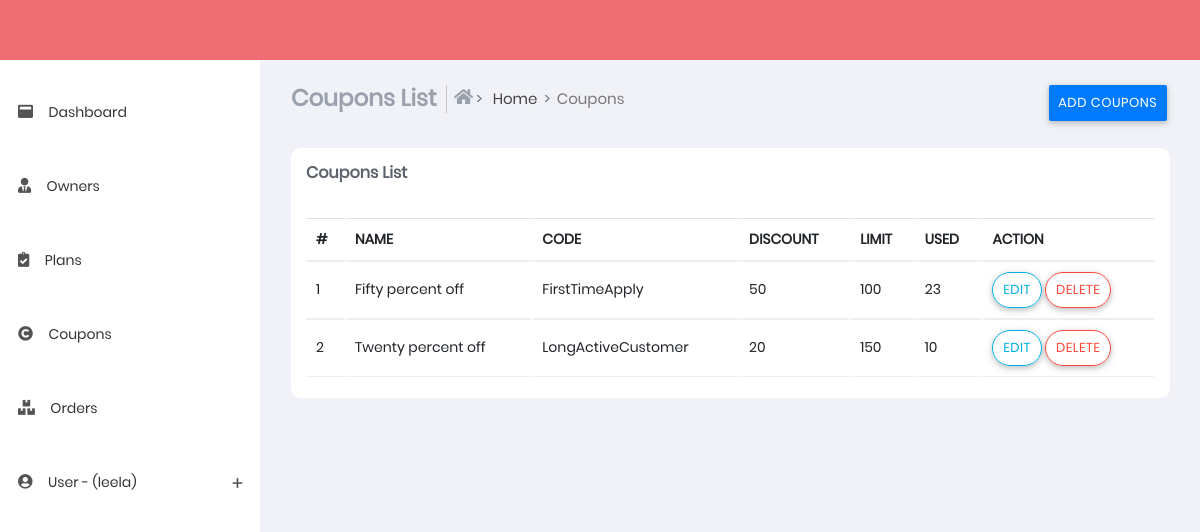
Screenshot of /coupons (signed in) with the database file from the repository.
### sub_part/models.py (models this page shows, shortened)
class couponcodes(models.Model):
    name = models.CharField(max_length=100)
    code = models.CharField(max_length=100)
    discount = models.IntegerField()
    limit = models.IntegerField()
    used = models.IntegerField()

### sub_part/views.py (the view, shortened to what this page needs)
# urls.py: path('coupons',views.coupons,name='coupons'),
@login_required(login_url='login')
def coupons(request):
    couponcodearray=couponcodes.objects.all()
    return render(request,'coupons.html',{'couponcodearray': couponcodearray,'u':request.user} )

### templates/coupons.html (shortened to what this page needs)
{% extends 'base.html' %}
{% load static %}
{% block content %}
<section class="content">
    <div class="container-fluid">
        <div class="block-header">
            <div class="row">
                <div class="col-xs-12 col-sm-12 col-md-10 col-lg-10">
                    <ul class="breadcrumb breadcrumb-item ">
                        <li class="breadcrumb-item">
                            <h4 class="page-title">Coupons List</h4>
                        </li>
                        <li class="breadcrumb-item bcrumb-1">
                            <a href="index">
                                <i class="fas fa-home"></i> Home</a>
                        </li>
                        <li class="breadcrumb-item active">Coupons</li>
                    </ul>
                </div>
                <div class="col-xs-12 col-sm-12 col-md-2 col-lg-2">
                    <ul class="breadcrumb breadcrumb-item ">
                        <li>
                            <button type="button" class="btn btn-primary" data-toggle="modal"
                                data-target=".bd-example-modal-lg">
                                Add Coupons</button>
                        </li>
                    </ul>
                </div>
            </div>
        </div>
        <div class="row clearfix">
            <div class="col-lg-12 col-md-12 col-sm-12 col-xs-12">
                <div class="card">
                    <div class="header">
                        <h2>
                            <strong>Coupons List</strong>
                        </h2>
                    </div>
                    <div class="body">
                        <div class="table-responsive">
                            <table class="table   table-hover js-basic-example dataTable">
                                <thead>
                                    <tr>
                                        <th>#</th>
                                        <th>NAME</th>
                                        <th>CODE</th>
                                        <th>DISCOUNT</th>
                                        <th>LIMIT</th>
                                        <th>USED</th>
                                        <th>ACTION</th>
                                    </tr>
                                </thead>
                                <tbody>
                                    {% for couponcode in couponcodearray %}
                                    <tr>
                                        <td>{{ forloop.counter }}</td>
                                        <td>{{couponcode.name}}</td>
                                        <td>{{couponcode.code}}</td>
                                        <td>{{couponcode.discount}}</td>
                                        <td>{{couponcode.limit}}</td>
                                        <td>{{couponcode.used}}</td>
                                        <td>
                                            <div class="button">
                                                <a href="/coupons_edit/{{ couponcode.id }}">
                                                    <button type="button" class="btn btn-outline-info btn-border-radius"
                                                        >Edit</button>
                                                </a>
                                                <a href="/delete_coupons/{{ couponcode.id }}">
                                                    <button type="button"
                                                        class="btn btn-outline-danger btn-border-radius">
                                                        Delete
                                                    </button>
                                                </a>
                                            </div>
                                        </td>
                                    </tr>
                                    {% endfor %}
                                </tbody>
                            </table>
                        </div>
                    </div>
                </div>
            </div>
        </div>
    </div>
</section>
{% endblock %}

### templates/base.html (shortened to what this page needs)
{% load static %}
<!DOCTYPE html>
<html lang="en">
<head>
    <link href="{% static 'css/app.min.css'%}" rel="stylesheet">
    <link href="{% static 'css/style.css'%}" rel="stylesheet" />
    <link href="{% static 'css/styles/all-themes.css'%}" rel="stylesheet" />
</head>
<body class="light fixed">
    <nav class="navbar">
    </nav>
    <div>
        <aside id="leftsidebar" class="sidebar">
            <div class="menu">
                <ul class="list">
                    <li>
                        <a href="index">
                            <i class="fas fa-window-maximize"></i>
                            <span>Dashboard</span>
                        </a>
                    </li>
                    <li>
                        <a href="owners">
                            <i class="fas fa-user-tie"></i>
                            <span>Owners</span>
                        </a>
                    </li>
                    <li>
                        <a href="plans">
                            <i class="fas fa-clipboard-check"></i>
                            <span>Plans</span>
                        </a>
                    </li>
                    <li>
                        <a href="coupons">
                            <i class="fas fa-copyright"></i>
                            <span>Coupons</span>
                        </a>
                    </li>
                    <li>
                        <a href="orders">
                            <i class="fas fa-boxes"></i>
                            <span>Orders</span>
                        </a>
                    </li>
                    <li>
                        <a href="#" onClick="return false;" class="menu-toggle">
                            <i class="fas fa-user-circle"></i>
                            <span>User - ({{u.username}})</span>
                        </a>
                    </li>
                </ul>
            </div>
        </aside>
    </div>
    {% block content %}
    {% endblock %}
</body>
</html>

### rows the page displays
couponcodes: name "Fifty percent off", code "FirstTimeApply", discount "50", limit "100", used "23"
couponcodes: name "Twenty percent off", code "LongActiveCustomer", discount "20", limit "150", used "10"

### other values shown
{{ u.username }} "leela"
